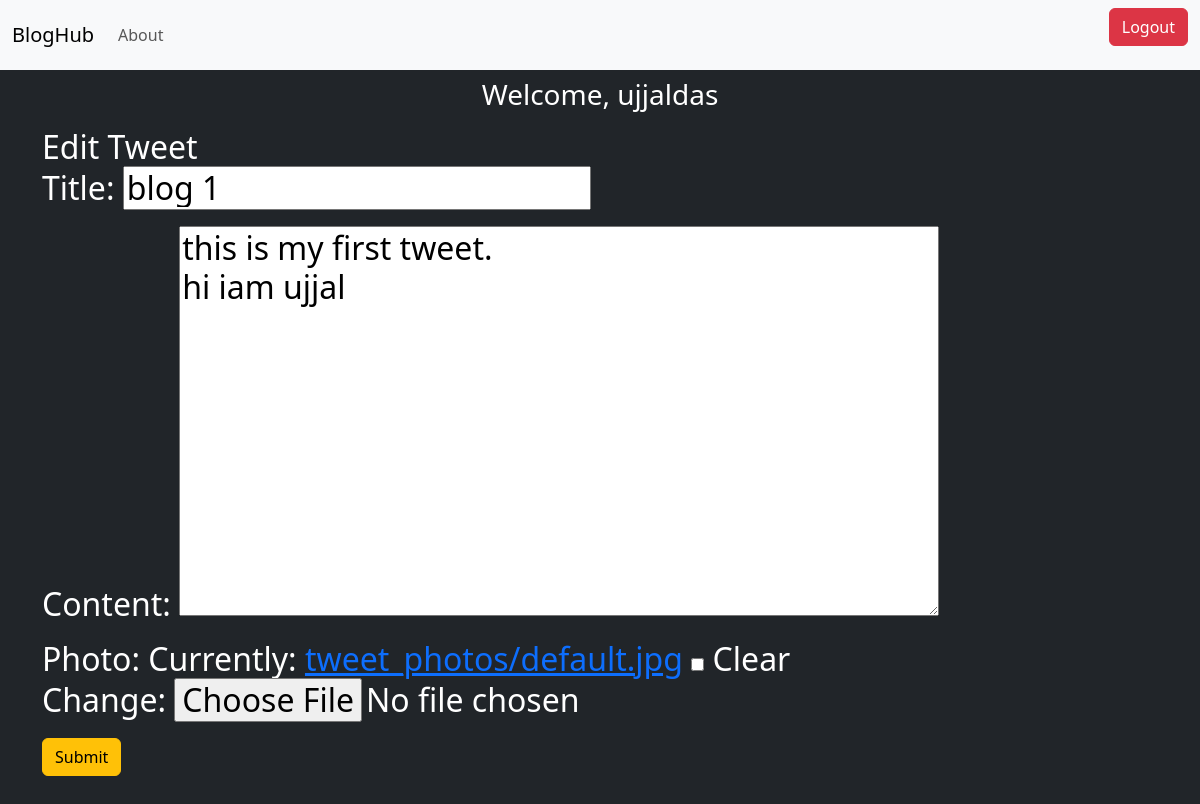
Before: /edit/1/ (signed in) with the older database file.
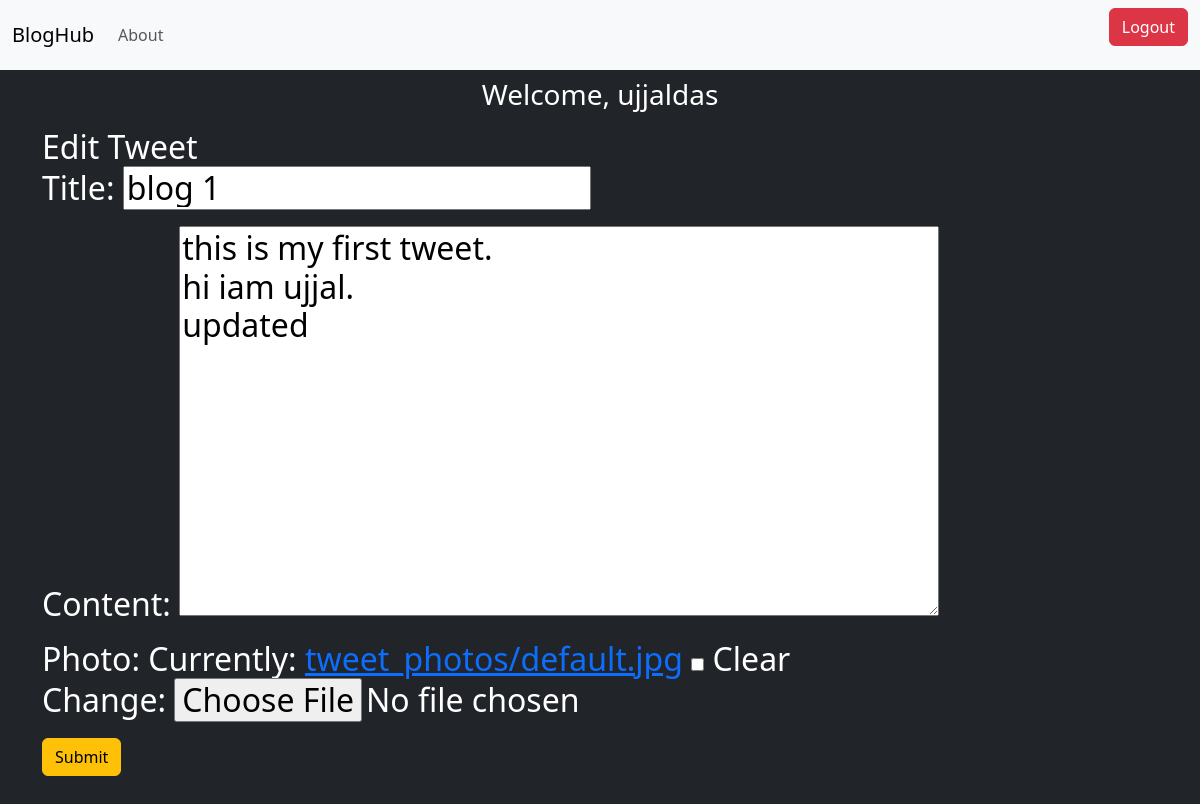
After: the same page with the newer database file.
### tweet/models.py (models this page shows, shortened)
class Tweet(models.Model):
    user = models.ForeignKey(User, on_delete=models.CASCADE)
    title = models.CharField(max_length=200)
    content = models.TextField()
    photo = models.ImageField(upload_to='tweet_photos/', blank=True, null=True)
    created_at = models.DateTimeField(auto_now_add=True)
    updated_at = models.DateTimeField(auto_now=True)

### tweet/views.py (the view)
# urls.py: path('edit/<int:tweet_id>/', views.update_tweet, name="edit-tweet"),
@login_required(login_url='login')
def update_tweet(request, tweet_id):
    tweet= get_object_or_404(Tweet, pk=tweet_id, user=request.user)
    if request.method == 'POST':
        form = TweetForm(request.POST, request.FILES, instance=tweet)
        if form.is_valid():
            tweet = form.save(commit=False)
            form.save()
            return redirect('tweet_list')
    else:
        form = TweetForm(instance=tweet)
    return render(request, 'tweet_form.html', {'form': form})

### tweet/forms.py
class TweetForm(forms.ModelForm):
    class Meta:
        model = Tweet
        fields = ['title', 'content', 'photo']

### tweet/templates/tweet_form.html (shortened to what this page needs)
{% extends "layout.html" %}
{% block content %}
    <h2>
        {% if form.instance.pk %}
            Edit Tweet
        {% else %}
            Create Tweet
        {% endif %}
        <form method="POST" enctype="multipart/form-data" class="form">
            {{ form.as_p }}
            <button class="btn btn-warning" type="submit">Submit</button>
        </form>
    </h2>
{% endblock %}

Changed rows visible on the page:
changed Tweet "blog 1": content "this is my first tweet. hi iam ujjal" → "this is my first tweet. hi iam ujjal. updated"
